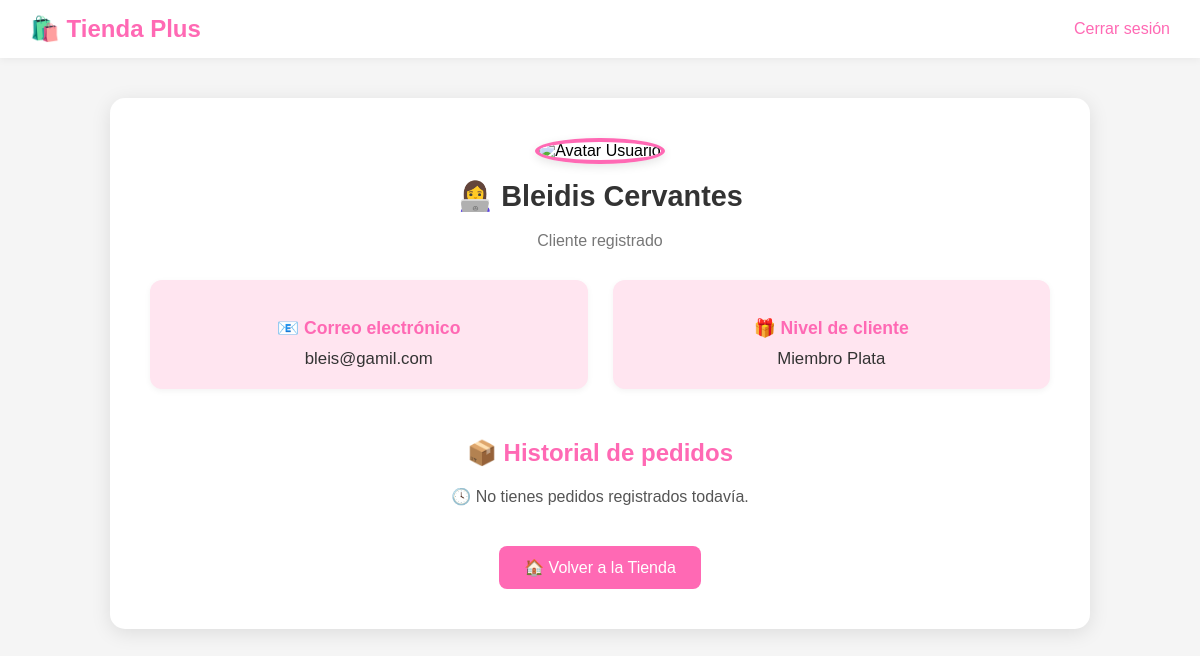
Before: /perfil.php (signed in) with the older database file.
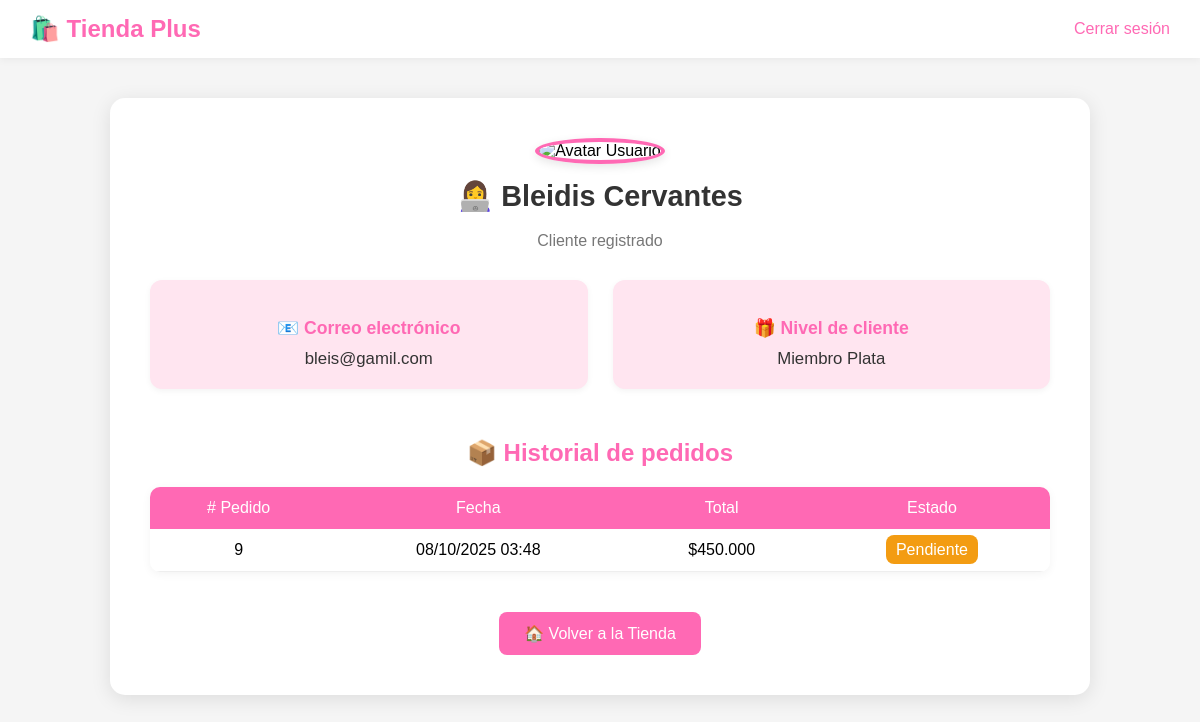
After: the same page with the newer database file.
### tables this page shows
CREATE TABLE `pedidos` (
  `id` int(11) NOT NULL,
  `usuario_id` int(11) DEFAULT NULL,
  `fecha` timestamp NOT NULL DEFAULT current_timestamp(),
  `total` decimal(10,2) NOT NULL,
  `estado` enum('pendiente','procesando','completado','cancelado') DEFAULT 'pendiente',
  `cliente` varchar(255) NOT NULL,
  `email` varchar(255) NOT NULL,
  `direccion` varchar(255) DEFAULT NULL,
  `ciudad` varchar(100) NOT NULL,
  `metodo_pago` varchar(50) NOT NULL
);

### web/perfil.php (the view, shortened to what this page needs)
<?php
$conn = new mysqli("localhost", "root", "", "TiendaPlus");
$usuario_id = $_SESSION['usuario_id'];
$stmt = $conn->prepare("SELECT nombre, email FROM usuarios WHERE id = ?");
$stmt->bind_param("i", $usuario_id);
$stmt->execute();
$result = $stmt->get_result();
$usuario = $result->fetch_assoc();
$pedidos = [];
$query = $conn->prepare("SELECT id, fecha, total, estado FROM pedidos WHERE usuario_id = ? ORDER BY fecha DESC");
$query->bind_param("i", $usuario_id);
$query->execute();
$res = $query->get_result();
while ($row = $res->fetch_assoc()) {
    $pedidos[] = $row;
}
?>
<!DOCTYPE html>
<html lang="es">
<head>
</head>
<body>
  <div class="header">
    <h2>🛍️ Tienda Plus</h2>
    <a href="logout.php">Cerrar sesión</a>
  </div>
  <div class="container">
    <div class="profile-header">
      <img src="https://cdn-icons-png.flaticon.com/512/3135/3135715.png" alt="Avatar Usuario">
      <h1>👩‍💻 <?= htmlspecialchars($usuario['nombre']) ?></h1>
      <p style="color:#777;">Cliente registrado</p>
    </div>
    <div class="profile-info">
      <div class="info-card">
        <h3>📧 Correo electrónico</h3>
        <p><?= htmlspecialchars($usuario['email']) ?></p>
      </div>
      <div class="info-card">
        <h3>🎁 Nivel de cliente</h3>
        <p>Miembro Plata</p>
      </div>
    </div>
    <div class="table-section">
      <h2>📦 Historial de pedidos</h2>
      <?php if (count($pedidos) > 0): ?>
      <table>
        <tr>
          <th># Pedido</th>
          <th>Fecha</th>
          <th>Total</th>
          <th>Estado</th>
        </tr>
        <?php foreach ($pedidos as $p): ?>
        <tr>
          <td><?= $p['id'] ?></td>
          <td><?= date("d/m/Y H:i", strtotime($p['fecha'])) ?></td>
          <td>$<?= number_format($p['total'], 0, ',', '.') ?></td>
          <td><span class="badge <?= strtolower($p['estado']) ?>"><?= ucfirst($p['estado']) ?></span></td>
        </tr>
        <?php endforeach; ?>
      </table>
      <?php else: ?>
        <p style="text-align:center; color:#555;">🕓 No tienes pedidos registrados todavía.</p>
      <?php endif; ?>
    </div>
    <a href="index.php" class="btn-back">🏠 Volver a la Tienda</a>
  </div>
</body>
</html>

Changed rows visible on the page:
added pedidos: id "9", fecha "08/10/2025 03:48", total "450.000", estado "Pendiente"
Other visible differences:
text no longer shown: "🕓 No tienes pedidos registrados todavía."
text now shown: "# Pedido Fecha Total Estado"
